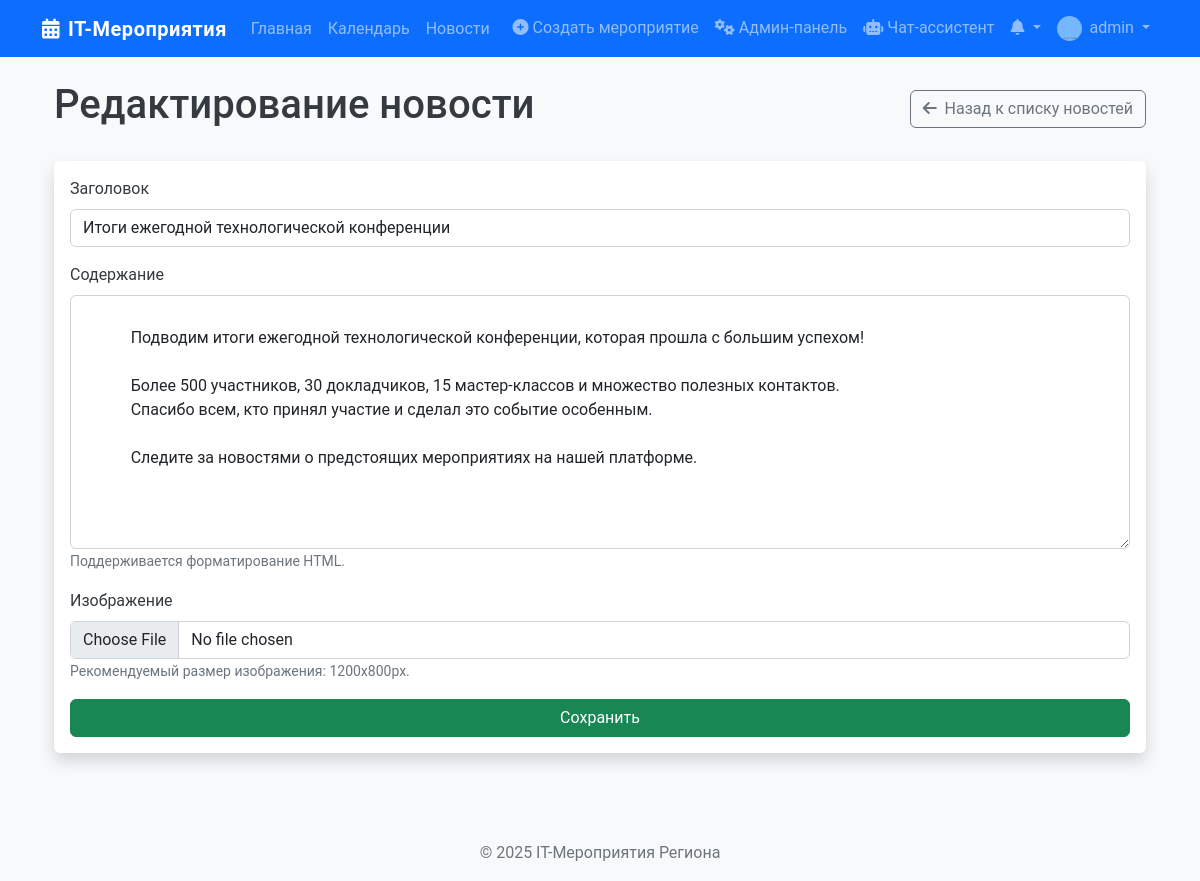
/admin/admin/news/2/edit (signed in), run on the app's committed database.
### app/models/user.py (models this page shows, shortened)
class User(db.Model, UserMixin):
    id = db.Column(db.Integer, primary_key=True)
    username = db.Column(db.String(50), unique=True, nullable=False)
    email = db.Column(db.String(120), unique=True, nullable=False)
    password = db.Column(db.String(60), nullable=False)
    role = db.Column(db.String(20), default=UserRole.PARTICIPANT.value)
    profile_image = db.Column(db.String(20), default='default.jpg')
    created_at = db.Column(db.DateTime, default=datetime.utcnow)
    organized_events = db.relationship('Event', back_populates='organizer')
    applications = db.relationship('EventApplication', back_populates='user')
    achievements = db.relationship('Achievement', secondary=user_achievements,
                                   backref=db.backref('users', lazy='dynamic'))
    event_achievements = db.relationship('UserEventAchievement', back_populates='user')
    organizer_achievements = db.relationship('UserOrganizerAchievement', back_populates='user')
    def is_admin(self):
        return self.role == UserRole.ADMIN.value
    def is_organizer(self):
        return self.role == UserRole.ORGANIZER.value or self.role == UserRole.ADMIN.value

### app/models/news.py (models this page shows, shortened)
class News(db.Model):
    id = db.Column(db.Integer, primary_key=True)
    title = db.Column(db.String(100), nullable=False)
    content = db.Column(db.Text, nullable=False)
    image = db.Column(db.String(100), default='default_news.jpg')
    published_at = db.Column(db.DateTime, default=datetime.utcnow)
    updated_at = db.Column(db.DateTime, default=datetime.utcnow, onupdate=datetime.utcnow)
    author_id = db.Column(db.Integer, db.ForeignKey('user.id'), nullable=False)
    author = db.relationship('User', backref='authored_news')

### app/routes/admin.py (the view)
@admin.route('/admin/news/<int:news_id>/edit', methods=['GET', 'POST'])
@login_required
@admin_required
def edit_news(news_id):
    news = News.query.get_or_404(news_id)
    form = NewsForm()
    if form.validate_on_submit():
        news.title = form.title.data
        news.content = form.content.data
        if form.image.data:
            news.image = save_image(form.image.data, 'news_images')
        db.session.commit()
        flash('Новость успешно обновлена', 'success')
        return redirect(url_for('admin.manage_news'))
    elif request.method == 'GET':
        form.title.data = news.title
        form.content.data = news.content
    return render_template('admin/create_news.html',
                          title='Редактирование новости',
                          form=form,
                          legend='Редактирование новости')

### app/utils/forms.py
class NewsForm(FlaskForm):
    title = StringField('Заголовок', validators=[
        DataRequired(message='Это поле обязательно'),
        Length(max=100, message='Заголовок не должен превышать 100 символов')
    ])
    content = TextAreaField('Содержание', validators=[
        DataRequired(message='Это поле обязательно')
    ])
    image = FileField('Изображение', validators=[
        FileAllowed(['jpg', 'png', 'jpeg', 'gif'], 'Только изображения!')
    ])
    submit = SubmitField('Сохранить')

### app/__init__.py (called while the page is built)
@login_manager.user_loader
def load_user(user_id):
    return User.query.get(int(user_id))

### app/utils/helpers.py (called while the page is built)
def admin_required(f):
    @wraps(f)
    def decorated_function(*args, **kwargs):
        if not current_user.is_admin():
            flash('У вас нет прав для доступа к этой странице', 'danger')
            return redirect(url_for('main.index'))
        return f(*args, **kwargs)
    return decorated_function

### app/templates/admin/create_news.html (shortened to what this page needs)
{% extends "layout/base.html" %}
{% block content %}
<div class="container">
    <div class="d-flex justify-content-between align-items-center mb-4">
        <h1>{{ legend }}</h1>
        <a href="{{ url_for('admin.manage_news') }}" class="btn btn-outline-secondary">
            <i class="fas fa-arrow-left me-1"></i> Назад к списку новостей
        </a>
    </div>
    <div class="card shadow">
        <div class="card-body">
            <form method="POST" enctype="multipart/form-data">
                <div class="mb-3">
                    {{ form.title.label(class="form-label") }}
                    {% if form.title.errors %}
                        {{ form.title(class="form-control is-invalid") }}
                        <div class="invalid-feedback">
                            {% for error in form.title.errors %}
                                {{ error }}
                            {% endfor %}
                        </div>
                    {% else %}
                        {{ form.title(class="form-control") }}
                    {% endif %}
                </div>
                <div class="mb-3">
                    {{ form.content.label(class="form-label") }}
                    {% if form.content.errors %}
                        {{ form.content(class="form-control is-invalid", rows=10) }}
                        <div class="invalid-feedback">
                            {% for error in form.content.errors %}
                                {{ error }}
                            {% endfor %}
                        </div>
                    {% else %}
                        {{ form.content(class="form-control", rows=10) }}
                    {% endif %}
                    <small class="form-text text-muted">Поддерживается форматирование HTML.</small>
                </div>
                <div class="mb-3">
                    {{ form.image.label(class="form-label") }}
                    {{ form.image(class="form-control") }}
                    <small class="form-text text-muted">Рекомендуемый размер изображения: 1200x800px.</small>
                </div>
                <div class="d-grid">
                    {{ form.submit(class="btn btn-success") }}
                </div>
            </form>
        </div>
    </div>
</div>
{% endblock %}

### app/templates/layout/base.html (shortened to what this page needs)
<!DOCTYPE html>
<html lang="ru">
<head>
    <link href="https://cdn.jsdelivr.net/npm/bootstrap@5.2.3/dist/css/bootstrap.min.css" rel="stylesheet">
    <link rel="stylesheet" href="https://cdnjs.cloudflare.com/ajax/libs/font-awesome/6.1.1/css/all.min.css">
    <link rel="stylesheet" href="{{ url_for('static', filename='css/main.css') }}">
</head>
<body>
    <nav class="navbar navbar-expand-lg navbar-dark bg-primary sticky-top">
        <div class="container">
            <a class="navbar-brand" href="{{ url_for('main.index') }}">
                <i class="fas fa-calendar-alt me-2"></i>IT-Мероприятия
            </a>
            <div class="collapse navbar-collapse" id="navbarNavAltMarkup">
                <div class="navbar-nav">
                    <a class="nav-link" href="{{ url_for('main.index') }}">Главная</a>
                    <a class="nav-link" href="{{ url_for('main.calendar_view') }}">Календарь</a>
                    <a class="nav-link" href="{{ url_for('main.news_list') }}">Новости</a>
                </div>
                <div class="navbar-nav ms-auto">
                    {% if current_user.is_authenticated %}
                        {% if current_user.is_organizer() %}
                            <a class="nav-link" href="{{ url_for('events.create_event') }}">
                                <i class="fas fa-plus-circle me-1"></i>Создать мероприятие
                            </a>
                        {% endif %}
                        {% if current_user.is_admin() %}
                            <a class="nav-link" href="{{ url_for('admin.admin_dashboard') }}">
                                <i class="fas fa-cogs me-1"></i>Админ-панель
                            </a>
                        {% endif %}
                        {% if current_user.is_admin() or current_user.is_organizer() %}
                            <a class="nav-link" href="{{ url_for('chatbot.chatbot_page') }}">
                                <i class="fas fa-robot me-1"></i>Чат-ассистент
                            </a>
                        {% endif %}
                        <div class="nav-item dropdown">
                            <a class="nav-link dropdown-toggle position-relative" href="#" id="notificationsDropdown" role="button" data-bs-toggle="dropdown">
                                <i class="fas fa-bell"></i>
                            </a>
                        </div>
                        <div class="nav-item dropdown">
                            <a class="nav-link dropdown-toggle" href="#" id="userDropdown" role="button" data-bs-toggle="dropdown">
                                <img src="{{ url_for('static', filename='img/profile_pics/' + current_user.profile_image) }}" alt="Аватар" class="rounded-circle me-1" style="width: 25px; height: 25px;">
                                {{ current_user.username }}
                            </a>
                        </div>
                    {% else %}
                        <a class="nav-link" href="{{ url_for('auth.login') }}">Вход</a>
                        <a class="nav-link" href="{{ url_for('auth.register') }}">Регистрация</a>
                    {% endif %}
                </div>
            </div>
        </div>
    </nav>
    <main class="container my-4">
        {% block content %}{% endblock %}
    </main>
    <footer class="footer bg-light py-3 mt-5">
        <div class="container text-center">
            <span class="text-muted">© 2025 IT-Мероприятия Региона</span>
        </div>
    </footer>
</body>
</html>

### app/static/css/main.css (style rules this page uses)
body { font-family: 'Roboto', sans-serif; background-color: #f8f9fa; color: #343a40; min-height: 100vh; display: flex; flex-direction: column; }
main { flex: 1; }
.footer { margin-top: auto; }
.navbar-brand { font-weight: 700; letter-spacing: 0.5px; }
.card { border: none; transition: transform 0.3s, box-shadow 0.3s; }

### data on the page
User: profile_image (placeholder picture), username "admin"
News: title "Итоги ежегодной технологической конференции", content "Подводим итоги ежегодной технологической конференции, которая прошла с большим успехом! Более 500 участников, 30 докладчиков, 15 мастер-классов и множество полезных контактов. Спасибо всем, кто принял участие и сделал это событие особенным. Следите за новостями о предстоящих мероприятиях на нашей платформе."

### other printed values
{{ legend }} "Редактирование новости"
